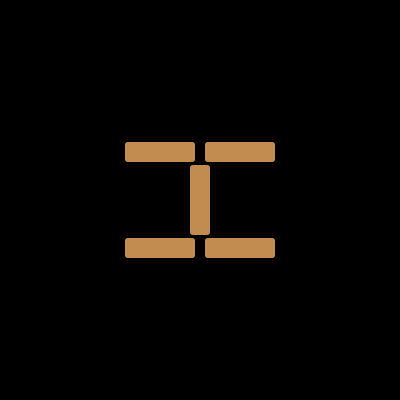
Frame 1 (no input)
Frame 60 (no input): identical to frame 1, image omitted
Frame 120 (the mouse pressed at the canvas centre since frame 60): identical to frame 1, image omitted

The p5.js sketch that drew this single still picture (run headless with seeded random() and noise() and a simulated clock; from frame 60 on, the mouse is pressed at the canvas centre):

// p5.js sketch
// ── sketch.js
function setup() {
  createCanvas(400, 400);
  rectMode(CENTER);
  noStroke();
}

function draw() {
  background(0);

  let x = width / 2;
  let y = height / 2;


  fill(194, 140, 80);


  rect(x - 40, y + 48, 70, 20, 3);
  rect(x + 40, y + 48, 70, 20, 3);

  rect(x, y, 20, 70, 3);

  rect(x - 40, y - 48, 70, 20, 3);
  rect(x + 40, y - 48, 70, 20, 3);
}
